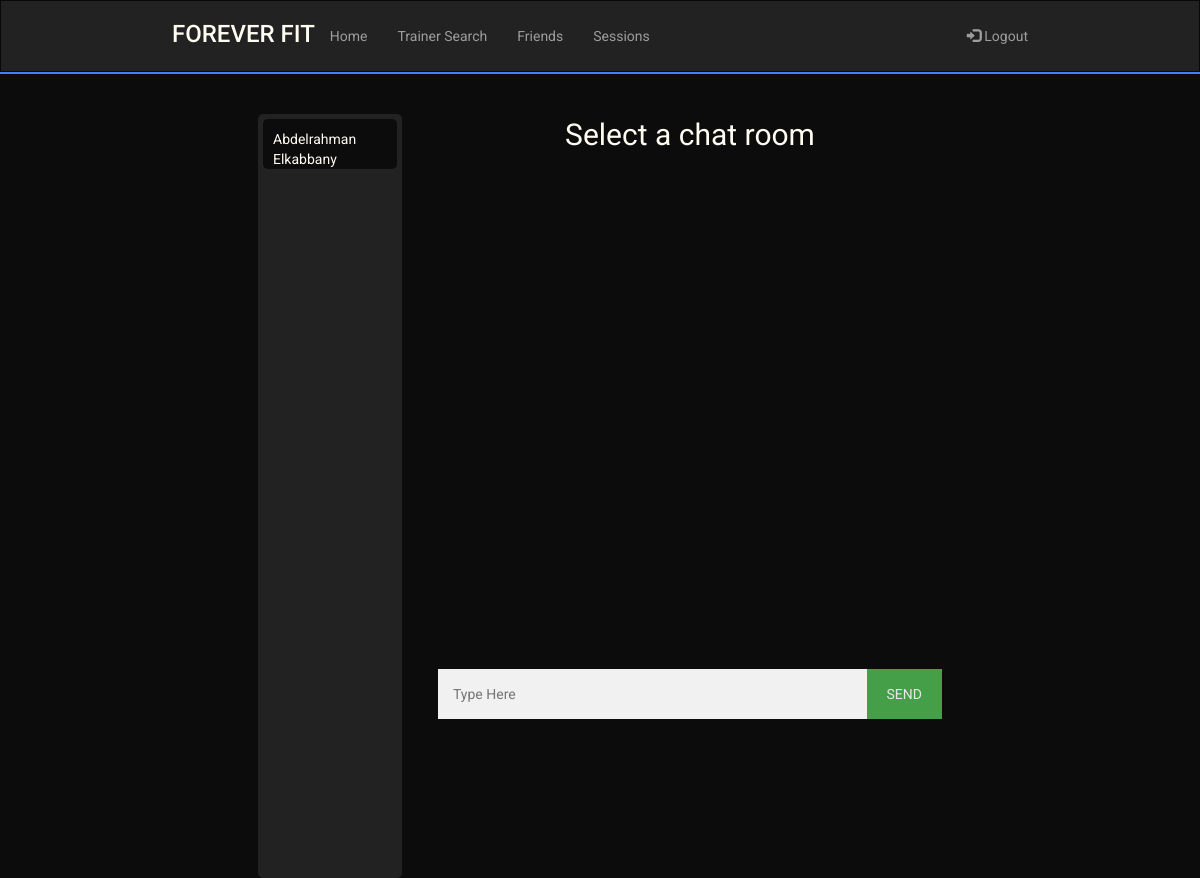
The page /chats (signed in) on the database as committed earlier.
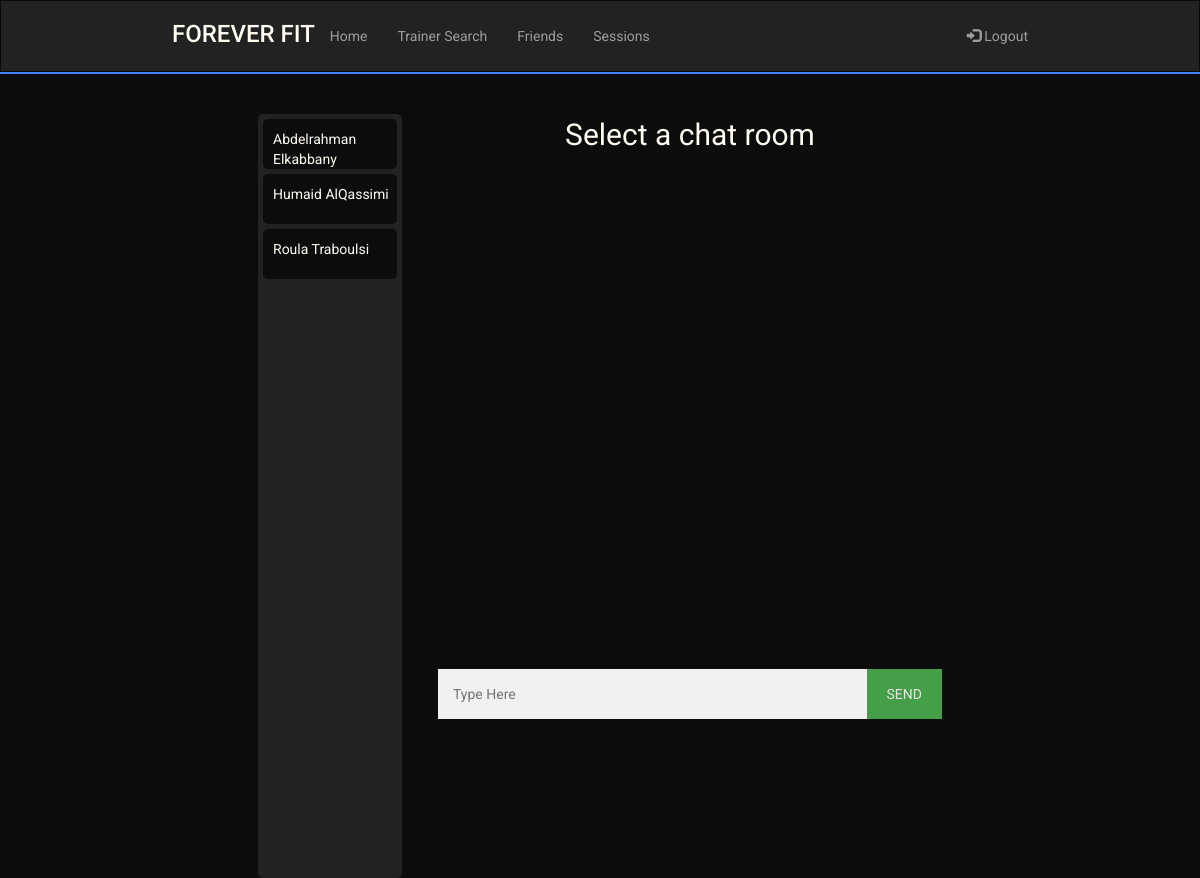
The same page on the database as committed later.
### sql_db.py (models this page shows)
class UserRooms(UserMixin,db.Model):
    __tablename__ = 'user_rooms'
    id = db.Column(db.Integer, primary_key = True, autoincrement = True)
    trainee_username = db.Column(db.String(80),db.ForeignKey('user.username'))
    trainee_fname = db.Column(db.String(80))
    trainee_lname = db.Column(db.String(80))
    trainer_username = db.Column(db.String(80),db.ForeignKey('user.username'))
    trainer_fname = db.Column(db.String(80))
    trainer_lname = db.Column(db.String(80))

### routes.py (the view)
@app.route('/chats')
@login_required
def chats():
    if(not current_user.isTrainer):
        ROOMS = get_rooms_by_trainee_id(current_user.username)
        return render_template('chats.html', curr_uname = current_user.username, is_trainer = current_user.isTrainer,
                                curr_fname = current_user.fname, curr_lname = current_user.lname,
                                rooms=ROOMS)
    else:
        ROOMS = get_rooms_by_trainer_id(current_user.username)
        return render_template('chats.html', curr_uname = current_user.username, is_trainer = current_user.isTrainer,
                                curr_fname = current_user.fname, curr_lname = current_user.lname,
                                rooms=ROOMS)

### main.py (called while the page is built)
    @login.user_loader
    def load_user(uname):
        return User.query.get(uname)

### sql_db.py (called while the page is built)
def get_rooms_by_trainee_id(uname):
    return UserRooms.query.filter_by(trainee_username = uname).all()

### templates/chats.html (shortened to what this page needs)
<!DOCTYPE html>
<html lang="en">
    <head>
        <link rel="stylesheet" href="https://maxcdn.bootstrapcdn.com/bootstrap/3.4.1/css/bootstrap.min.css" />
        <link rel="stylesheet" href="../static/main.css" />
        <link rel="stylesheet" href="../static/chatbox.css" />
    </head>
    <body>
        <header>
            <nav class="navbar navbar-inverse" style="border-radius: 0px; margin-bottom: 0px;">
                <div class="container-fluid">
                    <div class="navbar-header mobile-center">
                        <h3 class="logo" href="#">FOREVER FIT</h3>
                    </div>
                    <ul class="nav navbar-nav laptop">
                        <li><a href="/Home">Home</a></li>
                        {%if not is_trainer %}
                            <li><a href="/TrainerSearch">Trainer Search</a></li>
                            <li><a href="/Friends">Friends</a></li>
                        {% endif %}
                        <li><a href="/TrainingSessions">Sessions</a></li>
                    </ul>
                    <ul class="nav navbar-nav navbar-right laptop">
                        <li>
                            <a href="/logout"><span class="glyphicon glyphicon-log-in"></span> Logout</a>
                        </li>
                    </ul>
                </div>
            </nav>
            <hr class="header-hr"/>
        </header>
        <main style="padding-top:10px">
            <div class="chatbox">
                <div class="rooms" id="rooms">
                    {% for room in rooms %}
                        {% if (is_trainer) %}
                            <a id="select-room" href="chat/{{room.trainee_username}}" room_id="{{room.id}}" class="room">
                                {{room.trainee_fname}} {{room.trainee_lname}}
                            </a>
                        {% else %}
                            <a id="select-room" href="chat/{{room.trainer_username}}" room_id="{{room.id}}" class="room">
                                {{room.trainer_fname}} {{room.trainer_lname}}
                            </a>
                        {% endif %}
                    {% endfor %}
                </div>
                <div class="chat">
                    <div class="chat-rooms" style="display:flex; justify-content: center; height:550px">
                        <p class="big">Select a chat room</p>
                    </div>
                    <div class="input-area">
                        <div class="flex-row">
                            <input type="text" id="user_message" placeholder="Type Here" autocomplete="off">
                            <button type="button" id="send_message">SEND</button>
                        </div>
                    </div>
                </div>
            </div>
        </main>
    </body>
</html>

Rows that differ between the two databases and show on the page:
added UserRooms: trainer_fname "Humaid", trainer_lname "AlQassimi"
added UserRooms: trainer_fname "Roula", trainer_lname "Traboulsi"
